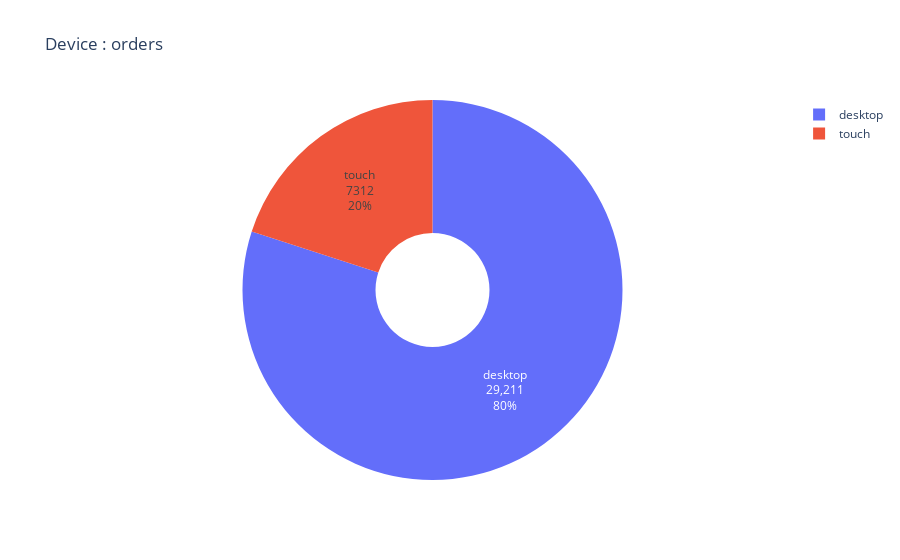

Notebook cell for this chart:
### Markdown cell above
## Распределение заказов по устройствам

### Code cell
pie2 = o4.groupby('device')['uid'].count().reset_index()
labelss = pie2.device
valuess = pie2.uid
fig = go.Figure(data=[go.Pie(labels=labelss, values=valuess,hole=0.3)])
fig.update_traces(hoverinfo='label+percent', textinfo='label+value+percent'
                  )
fig.update_layout(
    title_text="Device : orders")
fig.show()

### Figure 1 — Plotly figure (JSON) as saved in the notebook; plotly's stock layout.template omitted (floating-point values rounded to 4 significant figures)
{"data": [{"hole": 0.3, "hoverinfo": "label+percent", "labels": ["desktop", "touch"], "textinfo": "label+value+percent", "type": "pie", "values": [29211, 7312]}], "layout": {"title": {"text": "Device : orders"}}}
